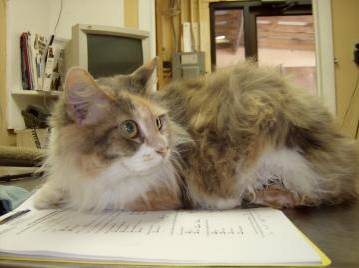
#> input picture task 3/train/cat.10092.jpg, 359 x 268 px, found by its file name; its folder holds only this picture in this run
$ jupyter execute --allow-errors task3.ipynb
#> lines starting #> are read from the running program, lines starting #| are printed output that depends on the picture
[cell 1]
# SKILLCRAFT TECHNOLOGY – TASK 03
# SVM Image Classification – Dogs vs Cats
# Joshua Pinto
# Dataset: Dogs vs Cats (Kaggle)

import os
import cv2
import numpy as np
import matplotlib.pyplot as plt
import seaborn as sns
from sklearn.svm import SVC
from sklearn.metrics import accuracy_score, classification_report, confusion_matrix
from sklearn.model_selection import train_test_split
from sklearn.preprocessing import StandardScaler
from sklearn.decomposition import PCA


IMG_SIZE = 64
MAX_IMAGES_PER_CLASS = 1000  # 1000 cats + 1000 dogs = 2000 total
train_dir = r'C:\Users\hp\Desktop\Internship\task 3\train'

# Load Data
data, labels = [], []
cat_count, dog_count = 0, 0

for img_name in os.listdir(train_dir):
    is_cat = img_name.startswith('cat')
    is_dog = img_name.startswith('dog')

    if is_cat and cat_count >= MAX_IMAGES_PER_CLASS: continue
    if is_dog and dog_count >= MAX_IMAGES_PER_CLASS: continue

    img = cv2.imread(os.path.join(train_dir, img_name))
#> img is the input picture: shape (268, 359, 3); mean B, G, R 105.7, 135.2, 149.4
    if img is None: continue
    img = cv2.cvtColor(img, cv2.COLOR_BGR2GRAY)
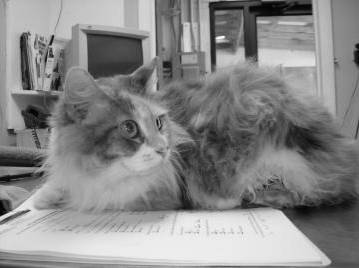
#> img: shape (268, 359); min 1, max 249, mean 136.1
    img = cv2.resize(img, (IMG_SIZE, IMG_SIZE))
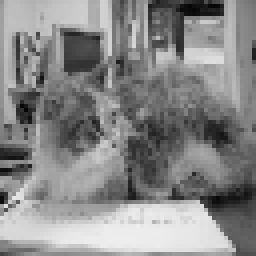
#> img: shape (64, 64) (shown 4 times larger); min 4, max 238, mean 136
    data.append(img.flatten())
    labels.append(0 if is_cat else 1)

    if is_cat: cat_count += 1
    if is_dog: dog_count += 1

print(f"Cats: {cat_count} | Dogs: {dog_count} | Total: {len(data)}")
#| Cats: 1 | Dogs: 0 | Total: 1

X, y = np.array(data), np.array(labels)
#> y = [0]

# Preprocessing
scaler = StandardScaler()
X_scaled = scaler.fit_transform(X)

pca = PCA(n_components=100, random_state=42)
#> (the rest of this cell did not finish here and is left out)

$ run again, on task 3/train/cat.10543.jpg
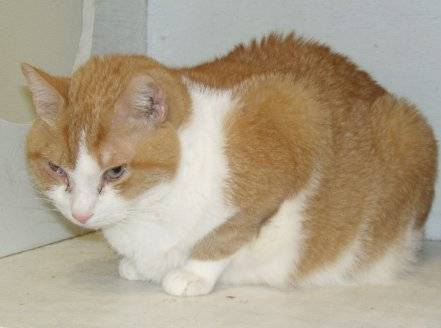
#> input picture task 3/train/cat.10543.jpg, 441 x 328 px, found by its file name
#> img is the input picture: shape (328, 441, 3); mean B, G, R 138.7, 160.4, 174
#> `img = cv2.cvtColor(img, cv2.COLOR_BGR2GRAY)`:
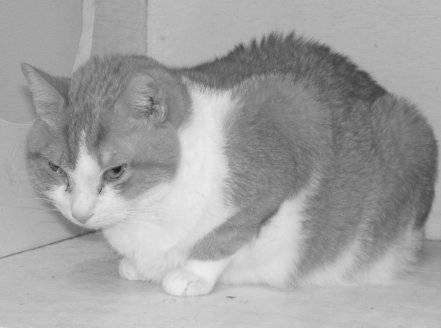
#> img: shape (328, 441); min 21, max 238, mean 162
#> `img = cv2.resize(img, (IMG_SIZE, IMG_SIZE))`:
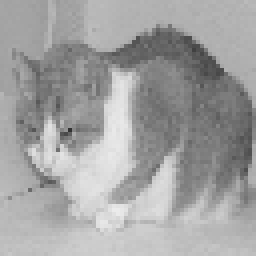
#> img: shape (64, 64) (shown 4 times larger); min 50, max 235, mean 161.9
#| Cats: 1 | Dogs: 0 | Total: 1
#> y = [0]

$ run again, on task 3/train/cat.10777.jpg
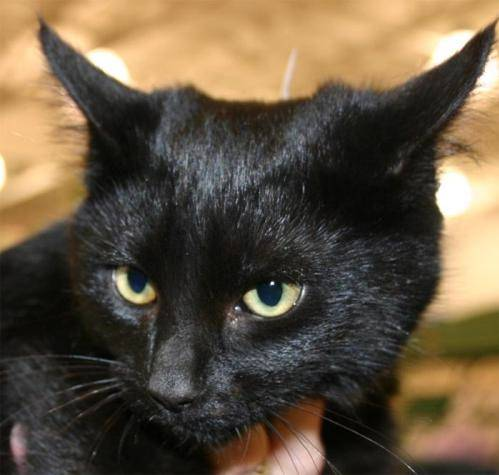
#> input picture task 3/train/cat.10777.jpg, 499 x 475 px, found by its file name
#> img is the input picture: shape (475, 499, 3); mean B, G, R 66, 85.5, 100.1
#> `img = cv2.cvtColor(img, cv2.COLOR_BGR2GRAY)`:
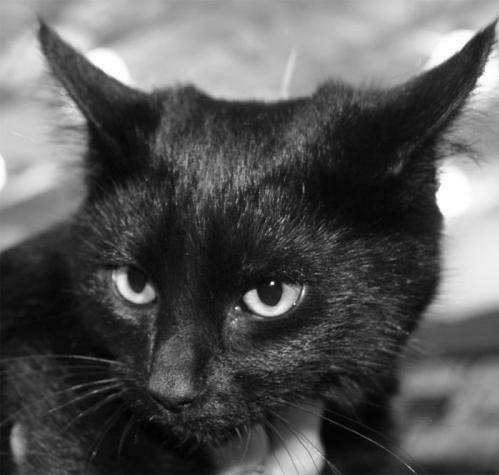
#> img: shape (475, 499); min 0, max 255, mean 87.6
#> `img = cv2.resize(img, (IMG_SIZE, IMG_SIZE))`:
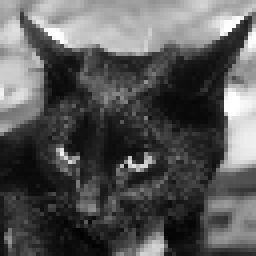
#> img: shape (64, 64) (shown 4 times larger); min 2, max 255, mean 87.5
#| Cats: 1 | Dogs: 0 | Total: 1
#> y = [0]

$ run again, on task 3/train/cat.10949.jpg
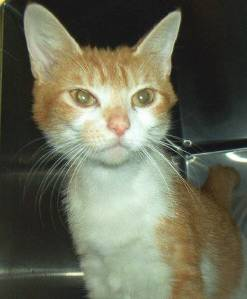
#> input picture task 3/train/cat.10949.jpg, 247 x 299 px, found by its file name
#> img is the input picture: shape (299, 247, 3); mean B, G, R 87.1, 106.1, 104.6
#> `img = cv2.cvtColor(img, cv2.COLOR_BGR2GRAY)`:
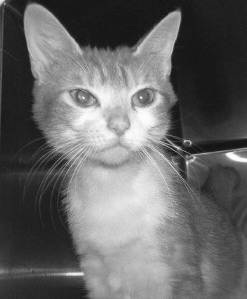
#> img: shape (299, 247); min 7, max 254, mean 103.5
#> `img = cv2.resize(img, (IMG_SIZE, IMG_SIZE))`:
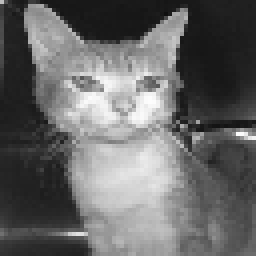
#> img: shape (64, 64) (shown 4 times larger); min 15, max 253, mean 103.4
#| Cats: 1 | Dogs: 0 | Total: 1
#> y = [0]

$ run again, on task 3/train/cat.10110.jpg
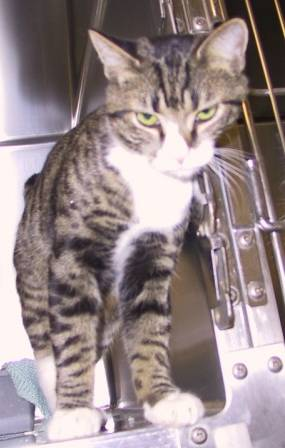
#> input picture task 3/train/cat.10110.jpg, 285 x 448 px, found by its file name
#> img is the input picture: shape (448, 285, 3); mean B, G, R 138.2, 136.8, 151.5
#> `img = cv2.cvtColor(img, cv2.COLOR_BGR2GRAY)`:
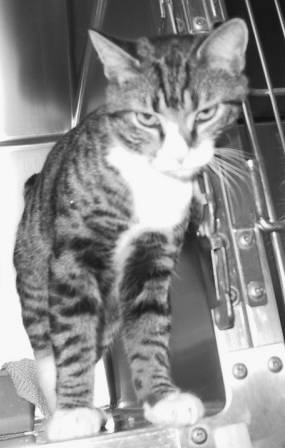
#> img: shape (448, 285); min 8, max 254, mean 141.4
#> `img = cv2.resize(img, (IMG_SIZE, IMG_SIZE))`:
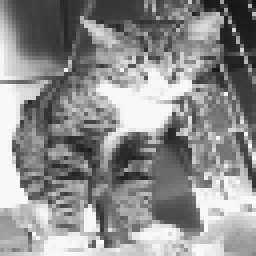
#> img: shape (64, 64) (shown 4 times larger); min 21, max 251, mean 141.7
#| Cats: 1 | Dogs: 0 | Total: 1
#> y = [0]
